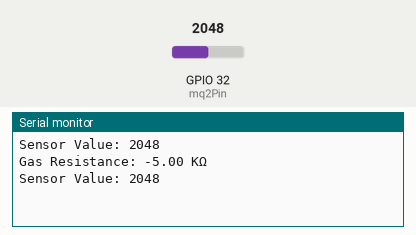
This sketch was run on a simulated ESP32. Shown: the last lines printed to the serial monitor. The test bench sets the inputs (shaded band); at power-on: GPIO 32 (mq2Pin) = 2048.

Above: at 4.8 s.
4.9 s: GPIO 32 (mq2Pin) set to 0
At 7.4 s:
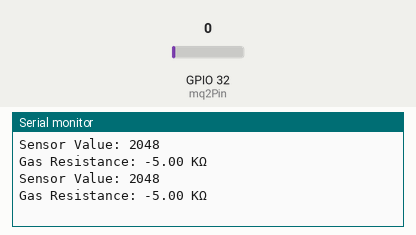
14.2 s: GPIO 32 (mq2Pin) set to 491
At 17.5 s:
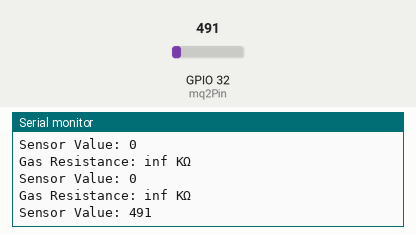
Timing chart, 0 to 19.0 s (numbered marks = the images above; inputs shaded):
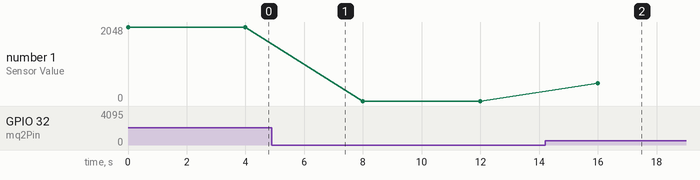

The sketch:

MQ2_Job_2.ino
```cpp
#define mq2Pin 32   // Pin analog untuk sensor MQ-2
#include <Wire.h>

void setup() {
  Serial.begin(9600);
  pinMode(mq2Pin , INPUT);
}

void loop() {
  int sensorValue = analogRead(mq2Pin); // Membaca nilai sensor analog

  float voltage = sensorValue * (5.0 / 1023.0); // Mengonversi nilai sensor menjadi tegangan (5V adalah tegangan referensi Arduino)

  // Menghitung konsentrasi gas menggunakan rumus yang sesuai dengan sensor MQ-2
  float gasResistance = ((5.0 - voltage) / voltage) * 10.0; // Menggunakan faktor 10.0 untuk mengkoreksi nilai

  // Menampilkan hasil ke Serial Monitor
  Serial.print("Sensor Value: ");
  Serial.println(sensorValue);
  delay(2000);
  Serial.print("Gas Resistance: ");
  Serial.print(gasResistance);
  Serial.println(" KΩ");
  delay(2000);

}
```

Measured:
- after the input at 14.2 s, the serial monitor: prints a new line after 1.8 s (image 2)
- plotted number 1: 2048 → 0 after the input at 4.9 s, 0 → 491 after the input at 14.2 s
